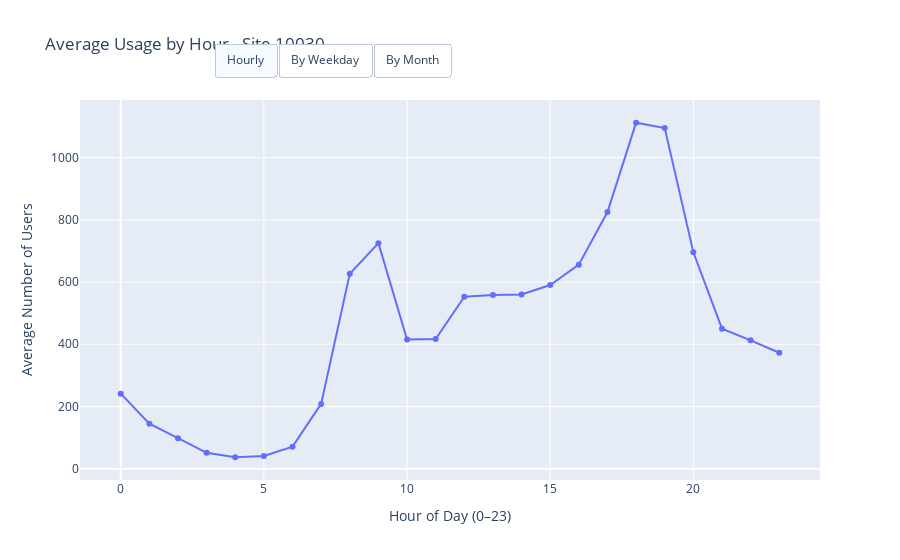

The cell this chart's notebook holds for it:
### Code cell
plot_average_profiles(df_agg, site_id="10030").show()

### Figure 1 — Plotly figure (JSON) as saved in the notebook; plotly's stock layout.template omitted (floating-point values rounded to 4 significant figures)
{"data": [{"marker": {"size": 6, "symbol": "circle"}, "mode": "lines+markers", "name": "Hourly", "type": "scatter", "visible": true, "x": [0, 1, 2, 3, 4, 5, 6, 7, 8, 9, 10, 11, 12, 13, 14, 15, 16, 17, 18, 19, 20, 21, 22, 23], "y": [241.0, 144.6, 97.93, 50.82, 36.64, 40.98, 70.64, 208.2, 626.5, 725.1, 414.9, 416.7, 552.9, 558.2, 559.8, 590.5, 655.9, 825.2, 1112.0, 1095.0, 695.7, 450.2, 412.7, 372.6]}, {"marker": {"size": 6, "symbol": "square"}, "mode": "lines+markers", "name": "By Weekday", "type": "scatter", "visible": false, "x": ["Monday", "Tuesday", "Wednesday", "Thursday", "Friday", "Saturday", "Sunday"], "y": [10360.0, 12390.0, 11980.0, 12400.0, 11360.0, 10090.0, 8084.0]}, {"marker": {"size": 6, "symbol": "diamond"}, "mode": "lines+markers", "name": "By Month", "type": "scatter", "visible": false, "x": ["January", "February", "March", "April", "May", "June", "July", "August", "September", "October", "November", "December"], "y": [235000.0, 275300.0, 406600.0, 419300.0, 423500.0, 477100.0, 340900.0, 302400.0, 351000.0, 314800.0, 219100.0, 167400.0]}], "layout": {"title": {"text": "Average Usage by Hour - Site 10030"}, "updatemenus": [{"buttons": [{"args": [{"visible": [true, false, false]}, {"title": "Average Usage by Hour - Site 10030", "xaxis": {"title": "Hour of Day (0–23)"}, "yaxis": {"title": "Average Number of Users"}}], "label": "Hourly", "method": "update"}, {"args": [{"visible": [false, true, false]}, {"title": "Average Daily Total by Weekday - Site 10030", "xaxis": {"title": "Weekday"}, "yaxis": {"title": "Average Number of Users"}}], "label": "By Weekday", "method": "update"}, {"args": [{"visible": [false, false, true]}, {"title": "Average Usage by Month - Site 10030", "xaxis": {"title": "Month of Year"}, "yaxis": {"title": "Average Number of Users"}}], "label": "By Month", "method": "update"}], "direction": "right", "showactive": true, "type": "buttons", "x": 0.5, "y": 1.15}], "xaxis": {"title": {"text": "Hour of Day (0–23)"}}, "yaxis": {"title": {"text": "Average Number of Users"}}}}
